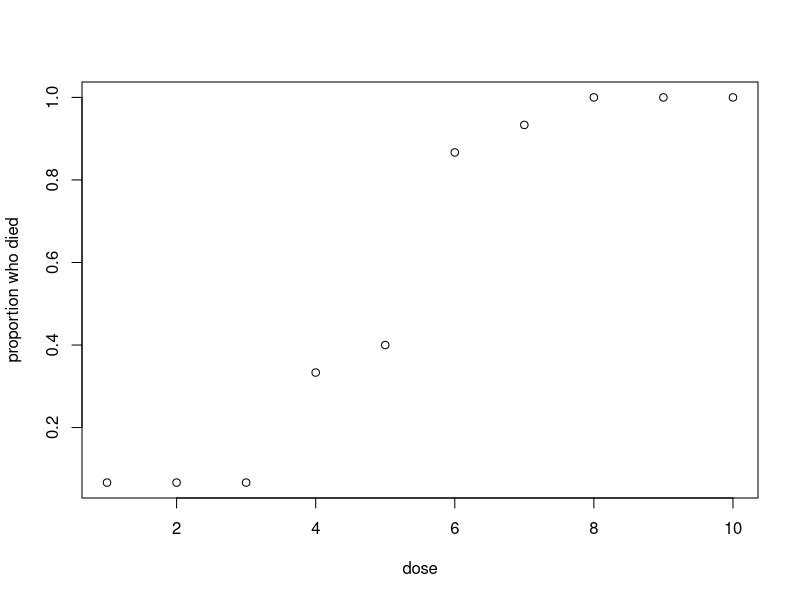
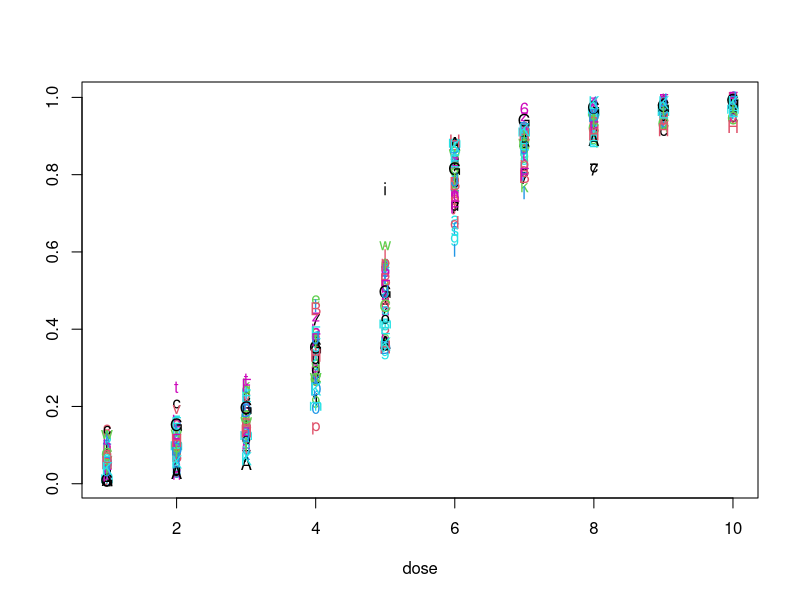
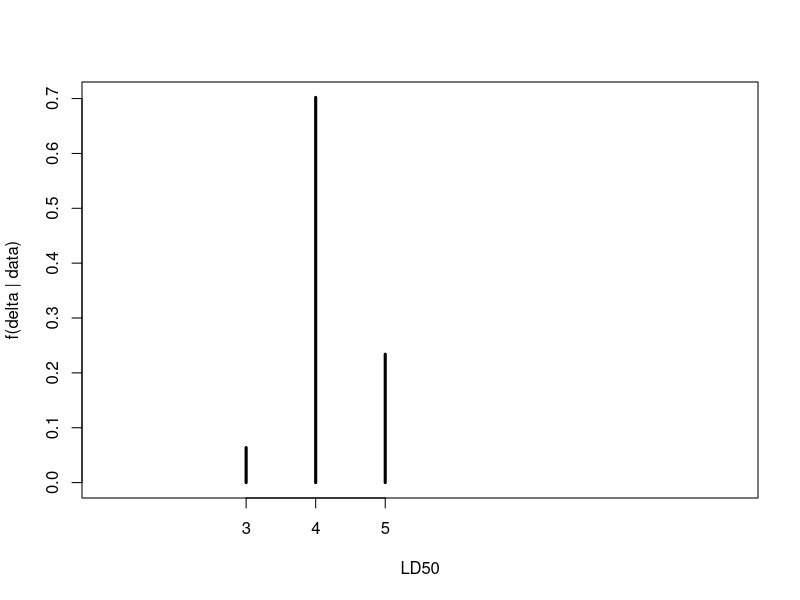

Write R code to recreate these figures, in order.
# Dose response example 
# 10 dosage levels
# 15 rats per level

# x dosage levels
x <- 1:10

# n rats per dosage level
n <- rep(15,10)

# Now invent some data
p <- exp(x-5)

p <- p/(1+p)

y <- rbinom(10,n,p)

# plot the data
plot(x,y/n,xlab="dose",ylab="proportion who died")




# get ready to simulate
N <- 10000

p <- matrix(0,N,10)

check <- rep(0,N)

for(i in 1:10){
     p[,i] <- rbeta(N, y[i]+1, n[i]-y[i]+1)
}

head(p)

for(i in 1:N){
     check[i] <- min(diff(p[i,]))
}
good <- (1:N)[check >= 0]

head(good)

p <- p[good,]

N <- nrow(p)
delta <- rep(0,N)

for(i in 1:N){
     temp <- cumsum(p[i,])
     j <- (1:10)[temp > .5]
     j <- min(j)
     delta[i] <- x[j]
     }

print(mean(delta))

left <- quantile(delta,.025)
right <- quantile(delta,.975)

print(c(left,right))

dim(p)

print(N)
matplot(x,t(p),ylab="",xlab="dose")
plot(table(delta)/N,xlab="LD50",ylab="f(delta | data)",type="h",lwd=3,
     xlim=c(1,10))


